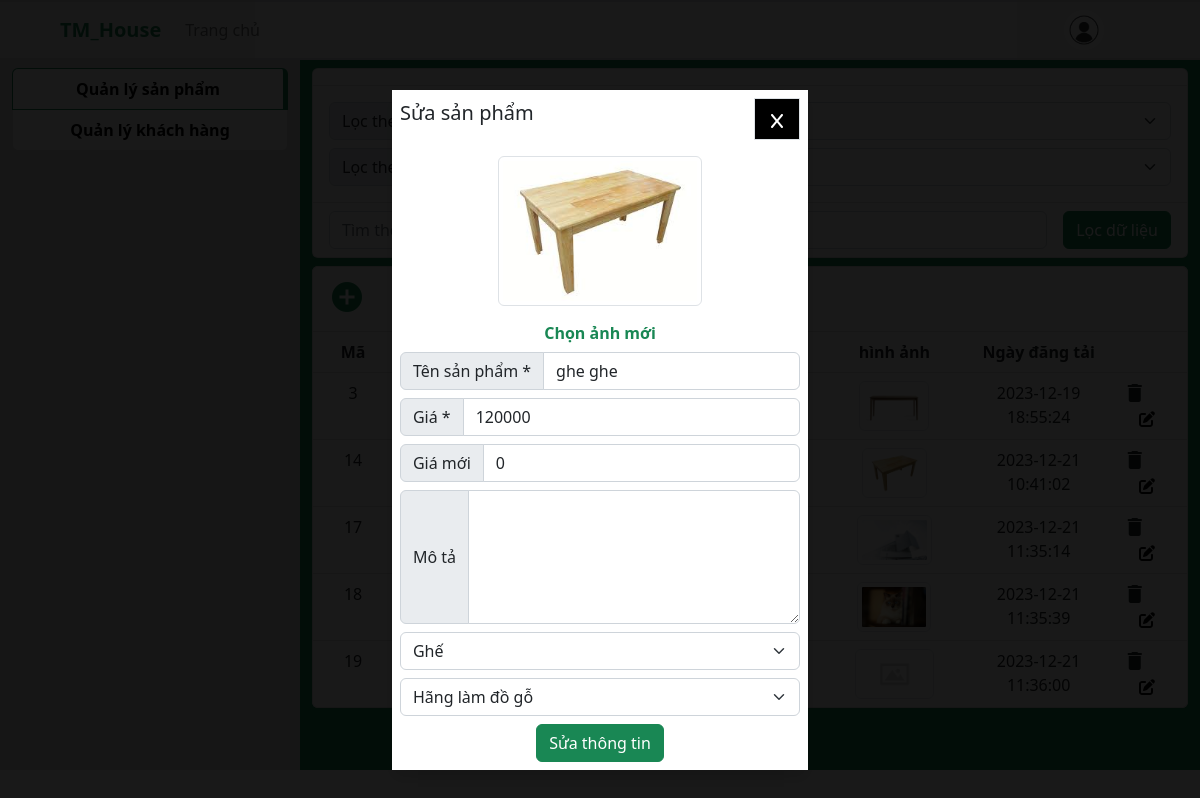
Page /index.php?action=product_manager&mod=editProduct&idProduct=14 (signed in) on the committed database.
### tables this page shows
CREATE TABLE `sanpham` (
  `maSanPham` int(11) NOT NULL,
  `tenSanPham` varchar(100) NOT NULL,
  `gia` int(11) NOT NULL,
  `giaMoi` int(11) NOT NULL DEFAULT 0,
  `moTa` text NOT NULL,
  `maLoai` int(11) NOT NULL,
  `maHang` int(11) NOT NULL,
  `hinh` varchar(50) NOT NULL,
  `ngayTao` timestamp NOT NULL DEFAULT current_timestamp()
);

CREATE TABLE `loaisanpham` (
  `maLoai` int(11) NOT NULL,
  `tenLoai` varchar(100) NOT NULL,
  `moTa` int(150) NOT NULL
);

CREATE TABLE `hang` (
  `maHang` int(11) NOT NULL,
  `tenHang` varchar(100) NOT NULL,
  `moTa` text NOT NULL
);

### include/function.php (called while the page is built, shortened)
<?php
function getIndex($index, $value = '')
{
	$data = isset($_GET[$index]) ? $_GET[$index] : $value;
	return $data;
}
?>

### classes/Db.class.php (called while the page is built, shortened)
<?php
class Db{
		private $dbh= null;
		public function __construct()
		{
			$driver="mysql:host=". HOST."; dbname=". DB_NAME;
			try
			{
				$this->dbh = new PDO($driver, DB_USER, DB_PASS);
				$this->dbh->query("set names 'utf8' ");
			}
			catch(PDOException $e)
			{
				echo "Err:". $e->getMessage();	exit();
			}
		}
		public function __destruct()
		{
			$this->dbh= null;
		}
		private function query($sql, $arr = array(), $mode = PDO::FETCH_ASSOC)
		{
			$stm = $this->dbh->prepare($sql);
			if (!$stm->execute( $arr))
				{
				return null;
				}
			return $stm->fetchAll($mode);
		}
		public function select($sql,  $arr = array(), $mode = PDO::FETCH_ASSOC)
		{
			return $this->query($sql, $arr, $mode);
		}
	}
?>

### classes/SanPham.class.php (called while the page is built, shortened)
<?php
class SanPham extends Db
{
    public function getAll()
    {
        return $this->select("select * from sanpham");
    }
    public function getSanPhamByID($id)
    {
        $data = $this->select("select `maSanPham`, `tenSanPham`, `gia`, `giaMoi`, sanpham.`moTa`, sanpham.`maLoai`, sanpham.`maHang`, `hinh`, `ngayTao`, loaisanpham.`tenLoai`, hang.`tenHang` from sanpham left join loaisanpham on sanpham.maLoai = loaisanpham.maLoai left join hang on hang.maHang = sanpham.maHang where maSanPham = ?", array($id));
        if ($data != null) {
            return $data[0];
        }
        return $data;
    }
}
?>

### classes/LoaiSanPham.class.php (called while the page is built)
<?php
class LoaiSanPham extends Db
{
    public function getAll()
    {
        return $this->select("select * from loaisanpham");
    }
}
?>

### classes/Hang.class.php (called while the page is built)
<?php
class Hang extends Db
{
    public function getAll()
    {
        return $this->select("select * from hang");
    }
}
?>

### module/ProductManager/index.php (the view, shortened to what this page needs)
<?php
$dsHang = $hang->getAll();
$dsLoaiSP = $loaiSanPham->getAll();
if (isset($_POST["btnSubmit"])) {
    $filterTypeId = postIndex("filterType");
    $filterBrandId = postIndex("filterBrand");
    $search = postIndex("search");
    $listProduct = $sanPham->filterSanPham($filterTypeId, $filterBrandId, $search);
} else {
    $listProduct = $sanPham->getAll();
}
$mod = getIndex("mod");
if ($mod == 'editProduct') {
    include(ROOT . "/module/ProductManager/formEdit.php");
}
?>
<div style="height: 100%" class="scrollVer">
    <form method="post" action="?action=product_manager">
        <ul class="list-group text-start my-2">
            <li class="list-group-item">
                <div class="input-group my-2">
                    <label class="input-group-text" for="type">Lọc theo loại</label>
                </div>
                <div class="input-group my-2">
                    <label class="input-group-text" for="type">Lọc theo hãng</label>
                </div>
            </li>
            <li class="list-group-item d-flex">
            </li>
        </ul>
    </form>
    <div class="container bg-light text-center my-2 p-0 rounded" style="max-width: 100%">
        <ul class="list-group">
            <li class="list-group-item">
                <form action="" method="post" enctype="multipart/form-data">
                    <div class="row product-info">
                        <div class="col col-lg-1 col-12 mb-1 fw-bolder">
                            <label for="qlproduct_cbControl" class="d-flex my-1">
                            </label>
                        </div>
                    </div>
                </form>
            </li>
            <li class="list-group-item">
                <div class="row product-info">
                    <div class="col col-1 fw-bolder">Mã</div>
                    <div class="col col-2 fw-bolder">Tên sản phẩm</div>
                    <div class="col col-2 fw-bolder">Giá</div>
                    <div class="col col-2 fw-bolder">Giá giảm</div>
                    <div class="col col-2 fw-bolder">hình ảnh</div>
                    <div class="col col-2 fw-bolder">Ngày đăng tải</div>
                    <div class="col col-1 fw-bolder">&nbsp;</div>
                </div>
            </li>
            <?php
            foreach ($listProduct as $sp) { ?>
                <li class="list-group-item">
                    <div class="row product-info">
                        <div class="col col-1">
                        </div>
                        <div class="col col-2">
                        </div>
                        <div class="col col-2">
                        </div>
                        <div class="col col-2">
                        </div>
                        <div class="col col-2">
                        </div>
                        <div class="col col-2">
                        </div>
                        <div class="col col-1">
                            <a href="?action=product_manager&mod=editProduct&idProduct=<?php echo $sp["maSanPham"]; ?>"
                                class="text-black">
                            </a>
                        </div>
                    </div>
                </li>
            <?php } ?>
        </ul>
    </div>
</div>

### module/ProductManager/formEdit.php (shortened to what this page needs)
<?php
$idProduct = getIndex("idProduct");
$productInfo = $sanPham->getSanPhamByID($idProduct);
?>
<div class="formedit-product">
    <div class="bg-white shadow p-2">
        <div class="d-flex justify-content-between bold mb-3">
            <span class="fs-5">Sửa sản phẩm</span>
            <a href="?action=product_manager" class="border py-2 px-3 cursor-pointer bg-black">
            </a>
        </div>
        <form action="?action=product_manager&mod=editProduct&idProduct=<?php echo $idProduct ?>" method="post"
            enctype="multipart/form-data">
            <img id="proImageEdit" src="./media/image/product/<?php echo $productInfo["hinh"]; ?>" class="img-thumbnail"
                style="max-height: 150px;" alt="...">
            <br>
            <label class="btn btn-default text-success fw-bolder">
                Chọn ảnh mới<input id="proLabelChooseFileEdit" type="file" accept="image/*" hidden
            </label>
            <div class="input-group mb-2">
                <span class="input-group-text">Tên sản phẩm *</span>
                <input type="text" name="txtProName" value="<?php echo $productInfo["tenSanPham"] ?>"
                    class="form-control">
            </div>
            <div class="input-group mb-2">
                <span class="input-group-text">Giá *</span>
                <input type="text" name="txtProPrice" value="<?php echo $productInfo["gia"] ?>" class="form-control">
            </div>
            <div class="input-group mb-2">
                <span class="input-group-text">Giá mới</span>
                <input type="text" name="txtProNewPrice" value="<?php echo $productInfo["giaMoi"] ?>"
                    class="form-control">
            </div>
            <div class="input-group mb-2">
                <span class="input-group-text">Mô tả</span>
                <textarea name="txtProDescription" class="form-control" cols="30"
                    rows="5"><?php echo $productInfo["moTa"] ?></textarea>
            </div>
            <div class="input-group mb-2">
                <select class="form-select" id="txtType" name="txtType">
                    <?php
                    foreach ($dsLoaiSP as $loai) {
                        ?>
                        <option <?php echo $productInfo["maLoai"] == $loai["maLoai"] ? "selected" : "" ?>
                            value="<?php echo $loai["maLoai"] ?>">
                            <?php echo $loai["tenLoai"] ?>
                        </option>
                    <?php } ?>
                </select>
            </div>
            <div class="input-group mb-2">
                <select class="form-select" id="txtBrand" name="txtBrand">
                    <?php
                    foreach ($dsHang as $hang) {
                        ?>
                        <option <?php echo $productInfo["maHang"] == $hang["maHang"] ? "selected" : "" ?> value="<?php echo $hang["maHang"] ?>">
                            <?php echo $hang["tenHang"] ?>
                        </option>
                    <?php } ?>
                </select>
            </div>
            <input class="btn btn-success" type="submit" name="btnEditProduct" value="Sửa thông tin">
        </form>
    </div>
</div>

### css/style.css (style rules this page uses)
a { text-decoration: none !important; background-color: transparent; -webkit-text-decoration-skip: objects; }
.cursor-pointer { cursor: pointer; }
.formedit-product { position: fixed; padding: 10%; top: 0; right: 0; bottom: 0; width: 100vw; height: 100vh; z-index: 1030; overflow: scroll; display: flex; justify-content: center; align-items: center; background-color: rgba(0, 0, 0, 0.9); }
.scrollVer { overflow-x: hidden; overflow-y: scroll; overflow: -moz-scrollbars-none; -ms-overflow-style: none; }
.list-group-item { border: none; }

### rows in the picture
sanpham: hinh (picture), txtProName "ghe ghe", txtProPrice "120000", txtProNewPrice "0", txtType "Ghế", txtBrand "Hãng làm đồ gỗ"
